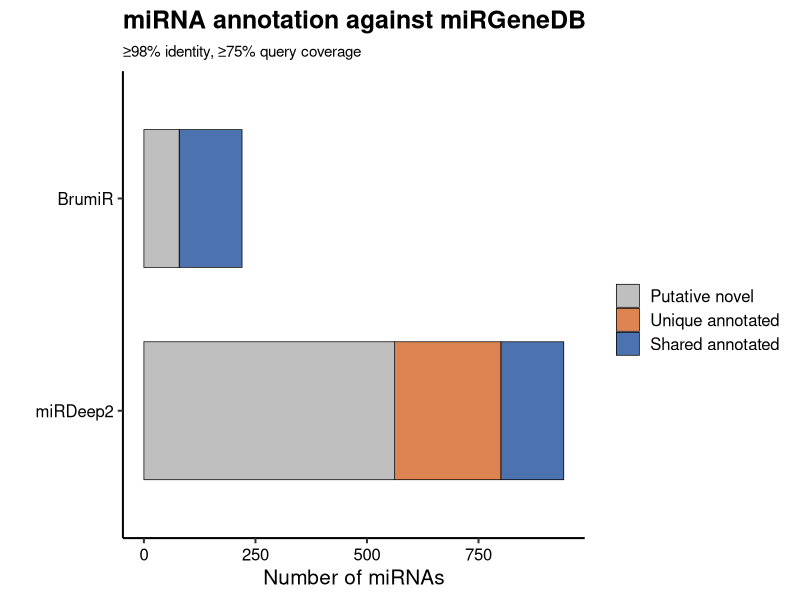
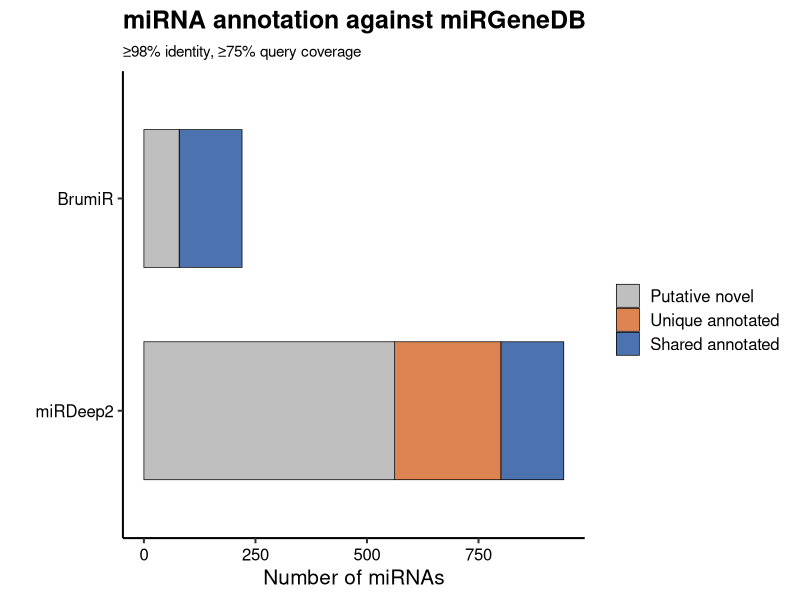
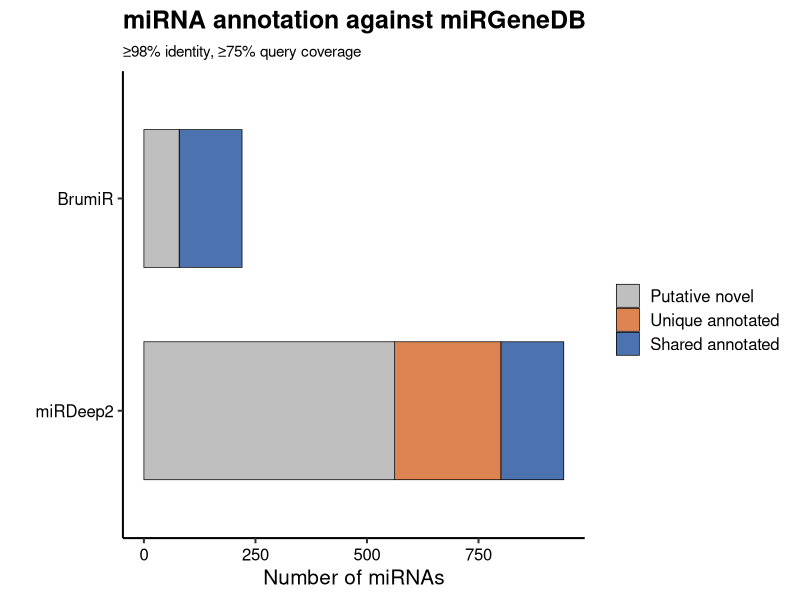

These charts were generated, in order, by the following R code:
# ============================================================
# Figure: miRNA annotation and overlap between BrumiR and miRDeep2
# ============================================================

library(ggplot2)
library(dplyr)

df <- data.frame(
  algorithm = c("BrumiR", "BrumiR",
                "miRDeep2", "miRDeep2", "miRDeep2"),
  category = c("Shared annotated", "Putative novel",
               "Shared annotated", "Unique annotated", "Putative novel"),
  count = c(141, 79,
            141, 238, 562)
)

df$algorithm <- factor(df$algorithm, levels = c("miRDeep2", "BrumiR"))
df$category <- factor(
  df$category,
  levels = c("Shared annotated", "Unique annotated", "Putative novel")
)

p <- ggplot(df, aes(x = algorithm, y = count, fill = category)) +
  geom_col(width = 0.65, color = "black", linewidth = 0.25) +
  coord_flip() +
  scale_fill_manual(
    breaks = c("Putative novel", "Unique annotated", "Shared annotated"),
    values = c(
      "Putative novel" = "#BFBFBF",
      "Unique annotated" = "#DD8452",
      "Shared annotated" = "#4C72B0"
    )
  ) +
  labs(
    title = "miRNA annotation against miRGeneDB",
    subtitle = "≥98% identity, ≥75% query coverage",
    x = "",
    y = "Number of miRNAs",
    fill = ""
  ) +
  theme_classic(base_size = 15) +
  theme(
    plot.background = element_rect(fill = "white", color = NA),
    panel.background = element_rect(fill = "white", color = NA),
    legend.background = element_rect(fill = "white", color = NA),
    legend.key = element_rect(fill = "white", color = NA),
    plot.title = element_text(face = "bold"),
    plot.subtitle = element_text(size = 11),
    axis.text = element_text(color = "black"),
    axis.title = element_text(color = "black"),
    legend.text = element_text(color = "black")
  )

print(p)

ggsave(
  "Figure_miRGeneDB_annotation_overlap_clean.png",
  p,
  width = 8,
  height = 4.8,
  dpi = 300,
  bg = "white"
)

ggsave(
  "Figure_miRGeneDB_annotation_overlap_clean.pdf",
  p,
  width = 8,
  height = 4.8,
  bg = "white"
)
